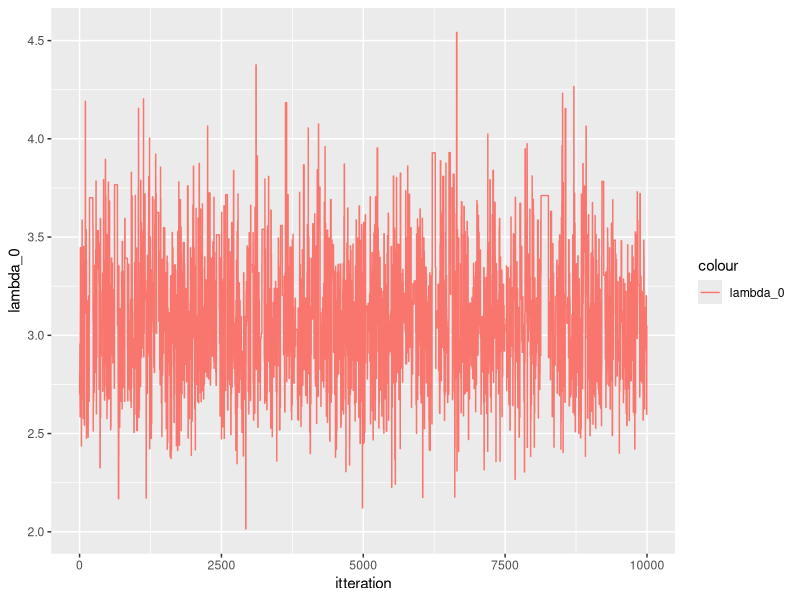
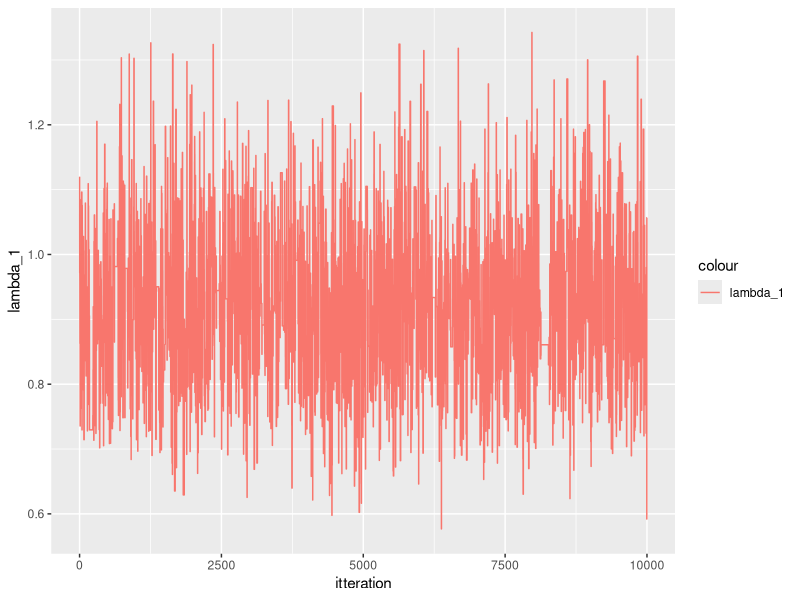
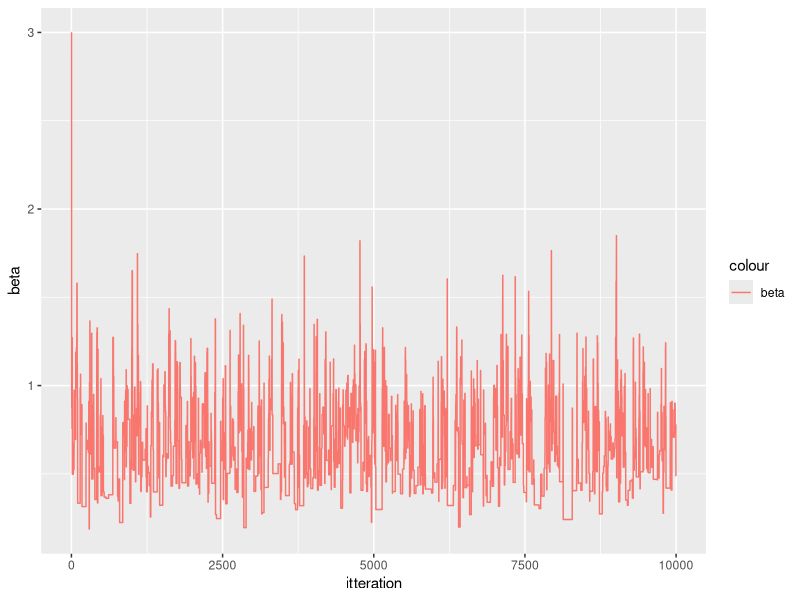
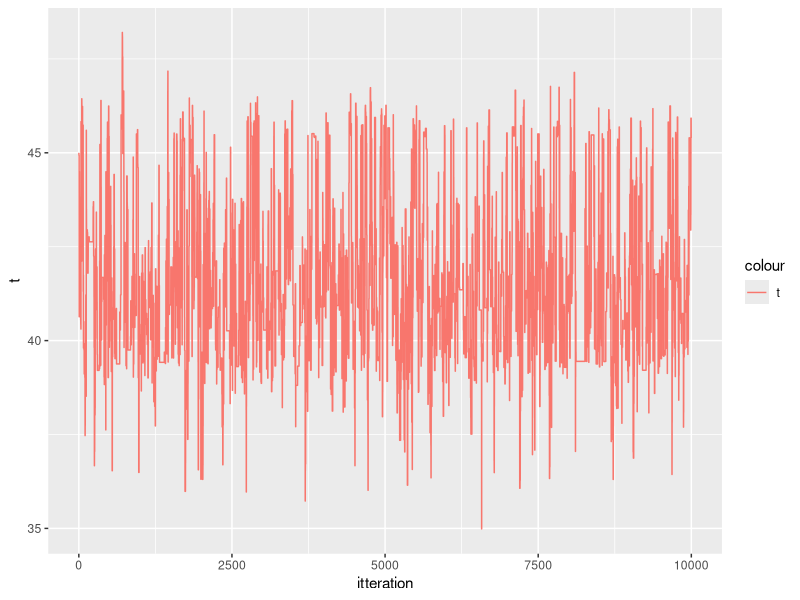

Source code (R) for these figures, in order:
#MH block

library(boot)
library(data.table)
library(tidyr)
library(ggplot2)

data <- as.data.table(coal)
data[, event:= 1]
data[, cum_event := cumsum(event)]
data[, date := date- 1851]




f_target_1 <- function(lambda_0, lambda_1, t, t_0, t_2, beta, y_0, y_1){
  if(t<t_0){
    return (0)
  }
  if(t> t_2){
    return (0)
  }
  return(exp(-lambda_0*(t-t_0) - lambda_1*(t_2-t)- beta*(lambda_0 + lambda_1))*lambda_0^{y_0+ 1}*lambda_1^{y_1+1})
}

f_prop_1 <- function(lambda_0, lambda_1, t_given, t_cur, t_0, t_2, beta, y_0, y_1, sigma_t){
  if(t<t_0){
    retval <- 0
  }
  if(t> t_2){
   retval <- 0
  }
  #return(exp(-lambda_0*(t-t_0) - lambda_1*(t_2-t)- beta*(lambda_0 + lambda_1))*lambda_0^y_0*lambda_1^y_1)
  
  
  retval <- dgamma(lambda_0, (y_0 +2), scale= (1/(t_cur - t_0 + 1/beta)))*dgamma(lambda_1, (y_1 +2), scale= (1/(t_2 - t_cur + 1/beta)))*dnorm(t, t_given,sigma_t)
  print("retval_prop")
  print(retval)
}

f_target_2 <- function(lambda_0, lambda_1, beta, t_0, t_2, t, y_0, y_1){
  if(beta<0){
    return (0)
  }
  print("beta_target")
  print(beta)
  return(exp(-lambda_0*(t-t_0) - lambda_1*(t_2-t)- beta*(lambda_0 + lambda_1+1))*lambda_0^{y_0+ 1}*lambda_1^{y_1+1})*(1/beta^5)
}

f_prop_2 <- function(lambda_0, lambda_1, t, t_0, t_2, beta_cur, beta_given, y_0, y_1, sigma_beta){
    print("beta_prop")
    print(beta_cur)
    #return(exp(-lambda_0*(t-t_0) - lambda_1*(t_2-t)- beta*(lambda_0 + lambda_1))*lambda_0^y_0*lambda_1^y_1)
    # print((1/(t - t_0 + 1/beta_cur)))
    # print(1/(t_2 - t + 1/beta_cur))
    print("scale_prop")
    print(1/(t - t_0 + 1/beta_cur))
    print(1/(t_2 - t + 1/beta_cur))
    print("lambda")
    print(lambda_0)
    print(lambda_1)
    retval <- dgamma(lambda_0, (y_0 +2), scale= (1/(t - t_0 + 1/beta_cur)))*
        dgamma(lambda_1, (y_1+2), scale= (1/(t_2 - t + 1/beta_cur)))*
        dnorm(beta_cur, beta_given, sigma_beta)

  print("retval prop")
  print(retval)
  return (retval)
}

MH_alg <- function(n,data, t_0,t_2, t, lambda_0,lambda_1, beta, sigma_t, sigma_beta){
  
  
  y_0 = sum(data[date <t]$event)
  y_1 = sum(data[date>= t]$event)
  y_0
  y_1
  results <- matrix(nrow = n, ncol = 5)
  results[1, 1:5] <- c(t, lambda_0, lambda_1, beta, 1)
  for(i in 2:(n)){
    print(i)
    if(i %% 2 == 0){
      beta <- results[i-1, 4]
      beta
      t_old <- results[i-1, 1]
      t_old
      t_new <- rnorm(1, t_old, sigma_t)
      print("t_new")
      print(t_new)
      if(t_new <t_0 | t_new > t_2){
        results[i,1:5] <- c(t_old, lambda_0_old, lambda_1_old, beta, 0)
      }else{
     
        #print("t")
        #print(results[i-1,1])
        y_0_old = sum(data[date <t_old]$event)
        y_1_old = sum(data[date>= t_old]$event)
        y_0_n = sum(data[date <t_new]$event)
        y_1_n = sum(data[date>= t_new]$event)
        #print(i)
        #gibs step
        #t <- rexp(1, 1/(lambda_0 - lambda_1)) #must be wrong! 
        lambda_0_old <- results[i-1, 2]
        lambda_1_old <- results[i-1, 3]
        lambda_0 <- rgamma(1, (y_0 +2), scale= (1/(t_new - t_0 + 1/beta)))
         print("scale")
         print(1/(t_new - t_0 + 1/beta))
        # print("t")
        # print(t_new)
         print("beta")
         print(beta)
        lambda_1 <- rgamma(1, (y_1+2), scale=(1/(t_2 - t_new + 1/beta)))
        # print(lambda_0)
        # print(lambda_1)
        
        target_ratio <-  f_target_1(lambda_0, lambda_1, t_new, t_0, t_2, beta, y_0_n, y_1_n)/
          f_target_1(lambda_0_old, lambda_1_old, t_old, t_0, t_2, beta, y_0_old, y_1_old)
        target_ratio
        prop_ratio <- f_prop_1(lambda_0_old, lambda_1_old, t_cur = t_old, t_given = t_new,  t_0, t_2, beta, y_0_old, y_1_old, sigma_t = sigma_t)/
          f_prop_1(lambda_0, lambda_1, t_new, t_given = t_old, t_0, t_2, beta, y_0, y_1, sigma_t = sigma_t)
        prop_ratio
        a <- target_ratio*prop_ratio
        a
        a <- min(1, a)
        a
        print("a")
        print(a)
        u <- runif(1)
        u
        if (u< a){
          results[i, 1:5] <- c(t_new, lambda_0, lambda_1, beta, a)
        } else{
          results[i,1:5] <- c(t_old, lambda_0_old, lambda_1_old, beta, a)
        }
      }
    }
    else{
      t <- results[i-1, 1]
      t
      beta_old <- results[i-1, 4]
      
      beta_new <-  rgamma(1, 6, scale = 1/(lambda_0 + lambda_1 + 1)) 
      
      #WHEN WE DO AS IN THE EXERCISE THINGS CRASH
      
      #beta_new <- rnorm(1, mean = beta_old, sd = sigma_beta)
      
      y_0 = sum(data[date <results[i-1,1]]$event)
      y_1 = sum(data[date>= results[i-1,1]]$event)
      if(beta_new< 0){
        results[i,1:5] <- c(t, lambda_0_old, lambda_1_old, beta_old, 0)
      }else {
        print("t")
        print(t)
        print("beta_o")
        print(beta_old)
        print("beta_n")
        print(beta_new)

        
        lambda_0_n <- rgamma(1, (y_0 + 2), scale= (1/(t_old - t_0 + 1/beta_new)))
        lambda_1_n <- rgamma(1, (y_1 + 2), scale=(1/(t_2 - t_old + 1/beta_new)))
        lambda_0_n
        lambda_1_n
        # print(lambda_0)
        # print(lambda_1)
        
        lambda_0_old <- results[i-1, 2]
        lambda_1_old <- results[i-1, 3]
        
        target_ratio <-  f_target_2(lambda_0, lambda_1, beta_new, t_0, t_2, t, y_0, y_1)/
          f_target_2(lambda_0_old, lambda_1_old, beta_old, t_0, t_2, t, y_0, y_1)
        target_ratio
        
        # THIS ONE RETURNS 0 AND MAKES EVERYTHING CRASH
        
        prop_ratio <- f_prop_2(lambda_0_old, lambda_1_old, beta_cur = beta_old, beta_given = beta_new, t = t, t_0 = t_0, t_2 = t_2, y_0, y_1, sigma_beta = sigma_beta)/
          f_prop_2(lambda_0, lambda_1, beta_cur = beta_new, beta_given = beta_old, t_0 = t_0, t_2 = t_2, t = t, y_0, y_1, sigma_beta = sigma_beta)
        prop_ratio
        
        
        
        # prop_ratio <- (dgamma(lambda_0_old, (y_0 +2), scale= (1/(t - t_0 + 1/beta_old)))*
        #   dgamma(lambda_1_old, (y_1+2), scale= (1/(t_2 - t + 1/beta_old)))*
        #   dgamma(beta_old,  6, scale = 1/(lambda_0_old + lambda_1_old + 1)))/
        #   (dgamma(lambda_0_n, (y_0 +2 ), scale= (1/(t - t_0 + 1/beta_new)))*
        #   dgamma(lambda_1_n, (y_1 +2 ), scale= (1/(t_2 - t+ 1/beta_new)))*
        #   dgamma(beta_new,  6, scale = 1/(lambda_0_n + lambda_1_n + 1)))

        
        #print(target_ratio)
        print("Prop_ratio")
        print(prop_ratio)
        a <- min(1, target_ratio*prop_ratio)
        a
        print("a")
        print(a)
        u <- runif(1)
        u
        if (u< a){
          results[i, 1:5] <- c(t, lambda_0, lambda_1, beta_new, a)
        } else{
          results[i,1:5] <- c(t, lambda_0_old, lambda_1_old, beta_old, a)
        }
      }
    }
  }
  return (results)
}




t =45

lambda_0 <- 135/50
lambda_1 <-  56/50
beta = 3

n = 10000
t_0 = 0
t_2 = 112 #maybe should be 1963? 
sigma_t = 3
sigma_beta = 0.1

sim_MH <- MH_alg(n,data, t_0, t_2, t, lambda_0,lambda_1, beta, sigma_t = sigma_t, sigma_beta = sigma_beta)

sim_MH <- as.data.table(sim_MH)

setnames(sim_MH, c("t", "lambda_0", "lambda_1", "beta", "a"))

sim_MH[, itteration := seq(1:n)]
sim_MH

q <- ggplot(data = sim_MH, aes(x = itteration) )
q <- q + geom_line(aes(y = lambda_0, colour = "lambda_0"))
q
q <- ggplot(data = sim_MH, aes(x = itteration) )
q <- q + geom_line(aes(y = lambda_1, colour = "lambda_1"))
q
q <- ggplot(data = sim_MH, aes(x = itteration) )
q <- q + geom_line(aes(y = beta, colour = "beta"))
q
q <- ggplot(data = sim_MH, aes(x = itteration) )
q <- q + geom_line(aes(y = t, colour = "t"))
q


#only beta has a burn in period! kind of

summary(sim_MH)
2.92*45 + 0.92*(112-45)
